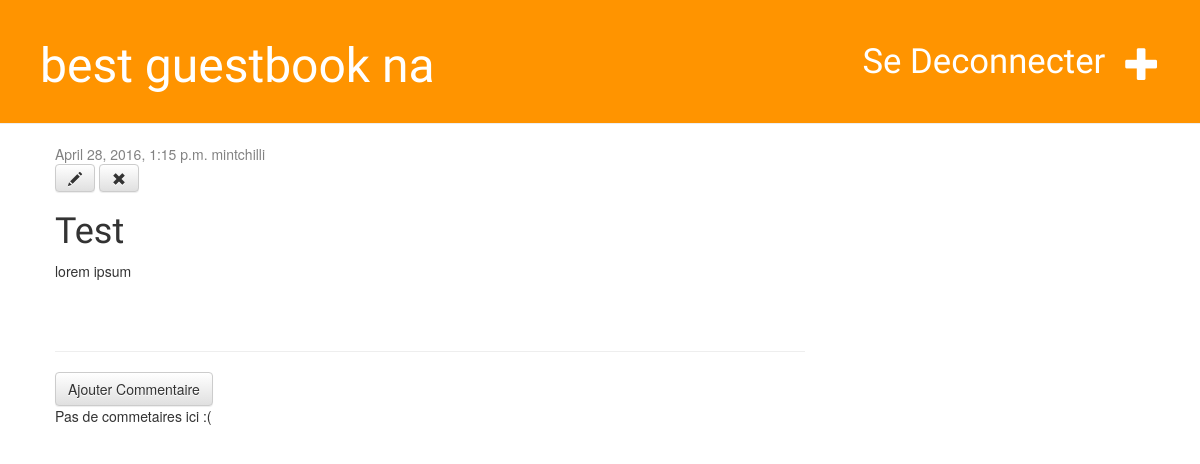
The page /post/3/ (signed in) on the database as committed earlier.
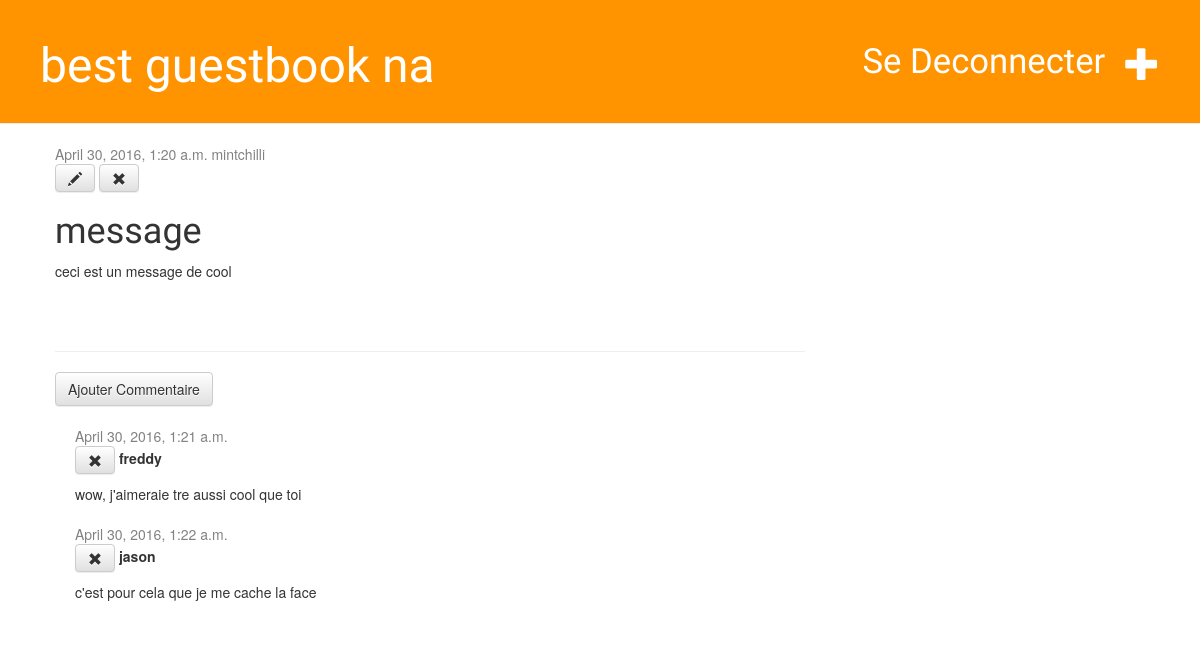
The same page on the database as committed later.
### guestbook/models.py (models this page shows, shortened)
class Post(models.Model):
    author = models.ForeignKey('auth.User')
    title = models.CharField(max_length=200)
    text = models.TextField()
    created_date = models.DateTimeField(
            default=timezone.now)

class Comment(models.Model):
    post = models.ForeignKey('guestbook.Post', related_name='comments')
    author = models.CharField(max_length=200)
    text = models.TextField()
    created_date = models.DateTimeField(default=timezone.now)
    approved_comment = models.BooleanField(default=False)

### guestbook/views.py (the view)
# urls.py: url(r'^post/(?P<pk>\d+)/$', login_required(views.post_detail), name='post_detail'),
def post_detail(request, pk):
    post = get_object_or_404(Post, pk=pk)
    return render(request, 'guestbook/post_details.html', {'post': post})

### guestbook/templates/guestbook/post_details.html
{% extends 'guestbook/base.html' %}
{% block content %}
    <div class="post">
        {% if post.created_date %}
            <div class="date">
                {{ post.created_date }}
                {{ post.author }}
            </div>
        {% endif %}
        {% if user.is_superuser %}
        <a class="btn btn-default" href="{% url 'post_edit' pk=post.pk %}"><span class="glyphicon glyphicon-pencil"></span></a>
        <a class="btn btn-default" href="{% url 'post_remove' pk=post.pk %}"><span class="glyphicon glyphicon-remove"></span></a>
        {% endif %}
        <h1>{{ post.title }}</h1>
        <p>{{ post.text|linebreaks }}</p>
    </div>
    <hr>
    <a class="btn btn-default" href="{% url 'add_comment_to_post' pk=post.pk %}">Ajouter Commentaire</a>
    {% for comment in post.comments.all %}
        <div class="comment">
            <div class="date">{{ comment.created_date }}</div>
            {% if user.is_superuser %}
            <a class="btn btn-default" href="{% url 'comment_remove' pk=comment.pk %}"><span class="glyphicon glyphicon-remove"></span></a>
            {% endif %}
            <strong>{{ comment.author }}</strong>
            <p>{{ comment.text|linebreaks }}</p>
        </div>
    {% empty %}
        <p>Pas de commetaires ici :(</p>
    {% endfor %}
{% endblock %}

Rows that differ between the two databases and show on the page:
changed Post "mintchilli": created_date "April 28, 2016, 1:15 p.m." → "April 30, 2016, 1:20 a.m."; title "Test" → "message"; text "lorem ipsum" → "ceci est un message de cool"
added Comment: created_date "April 30, 2016, 1:21 a.m.", author "freddy", text "wow, j'aimeraie tre aussi cool que toi"
added Comment: created_date "April 30, 2016, 1:22 a.m.", author "jason", text "c'est pour cela que je me cache la face"
Other text that changed with them:
text no longer shown: "Pas de commetaires ici :("
